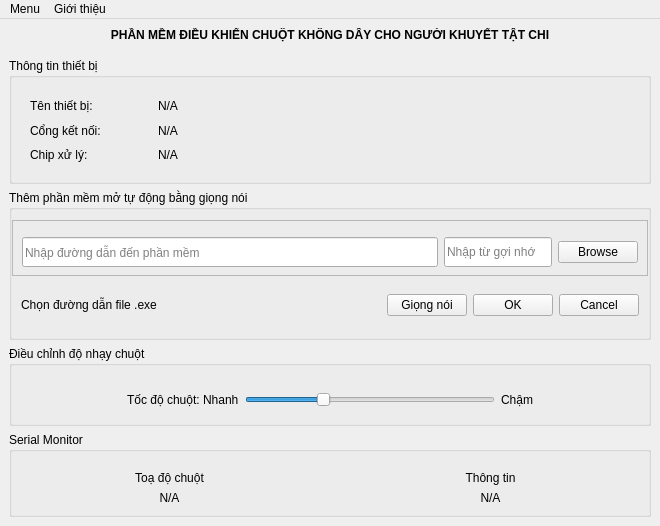
<?xml version="1.0" encoding="UTF-8"?>
<ui version="4.0">
 <class>MainWindow</class>
 <widget class="QMainWindow" name="MainWindow">
  <property name="geometry">
   <rect>
    <x>0</x>
    <y>0</y>
    <width>660</width>
    <height>526</height>
   </rect>
  </property>
  <property name="windowTitle">
   <string>Phần mềm tuỳ chỉnh chuột</string>
  </property>
  <widget class="QWidget" name="centralwidget">
   <property name="minimumSize">
    <size>
     <width>660</width>
     <height>500</height>
    </size>
   </property>
   <layout class="QVBoxLayout" name="verticalLayout">
    <property name="leftMargin">
     <number>0</number>
    </property>
    <property name="topMargin">
     <number>0</number>
    </property>
    <property name="rightMargin">
     <number>0</number>
    </property>
    <property name="bottomMargin">
     <number>0</number>
    </property>
    <item>
     <widget class="QWidget" name="widget" native="true">
      <layout class="QVBoxLayout" name="verticalLayout_2">
       <item>
        <widget class="QLabel" name="label">
         <property name="font">
          <font>
           <pointsize>9</pointsize>
           <weight>75</weight>
           <bold>true</bold>
          </font>
         </property>
         <property name="text">
          <string>PHẦN MỀM ĐIỀU KHIỂN CHUỘT KHÔNG DÂY CHO NGƯỜI KHUYẾT TẬT CHI</string>
         </property>
         <property name="alignment">
          <set>Qt::AlignCenter</set>
         </property>
        </widget>
       </item>
       <item>
        <spacer name="verticalSpacer_2">
         <property name="orientation">
          <enum>Qt::Vertical</enum>
         </property>
         <property name="sizeType">
          <enum>QSizePolicy::Fixed</enum>
         </property>
         <property name="sizeHint" stdset="0">
          <size>
           <width>20</width>
           <height>10</height>
          </size>
         </property>
        </spacer>
       </item>
       <item>
        <widget class="QGroupBox" name="groupBox_3">
         <property name="minimumSize">
          <size>
           <width>0</width>
           <height>100</height>
          </size>
         </property>
         <property name="title">
          <string>Thông tin thiết bị</string>
         </property>
         <layout class="QHBoxLayout" name="horizontalLayout" stretch="1,4">
          <item>
           <widget class="QWidget" name="widget_3" native="true">
            <layout class="QVBoxLayout" name="verticalLayout_5">
             <item>
              <widget class="QLabel" name="label_3">
               <property name="minimumSize">
                <size>
                 <width>0</width>
                 <height>20</height>
                </size>
               </property>
               <property name="text">
                <string>Tên thiết bị:</string>
               </property>
              </widget>
             </item>
             <item>
              <widget class="QLabel" name="label_4">
               <property name="minimumSize">
                <size>
                 <width>0</width>
                 <height>20</height>
                </size>
               </property>
               <property name="text">
                <string>Cổng kết nối:</string>
               </property>
              </widget>
             </item>
             <item>
              <widget class="QLabel" name="label_8">
               <property name="minimumSize">
                <size>
                 <width>0</width>
                 <height>20</height>
                </size>
               </property>
               <property name="text">
                <string>Chip xử lý:</string>
               </property>
              </widget>
             </item>
            </layout>
           </widget>
          </item>
          <item>
           <widget class="QWidget" name="widget_4" native="true">
            <layout class="QVBoxLayout" name="verticalLayout_6">
             <item>
              <widget class="QLabel" name="label_7">
               <property name="minimumSize">
                <size>
                 <width>0</width>
                 <height>20</height>
                </size>
               </property>
               <property name="text">
                <string>N/A</string>
               </property>
              </widget>
             </item>
             <item>
              <widget class="QLabel" name="label_9">
               <property name="minimumSize">
                <size>
                 <width>0</width>
                 <height>20</height>
                </size>
               </property>
               <property name="text">
                <string>N/A</string>
               </property>
              </widget>
             </item>
             <item>
              <widget class="QLabel" name="label_10">
               <property name="minimumSize">
                <size>
                 <width>0</width>
                 <height>20</height>
                </size>
               </property>
               <property name="text">
                <string>N/A</string>
               </property>
              </widget>
             </item>
            </layout>
           </widget>
          </item>
         </layout>
        </widget>
       </item>
       <item>
        <widget class="QGroupBox" name="groupBox_2">
         <property name="minimumSize">
          <size>
           <width>0</width>
           <height>150</height>
          </size>
         </property>
         <property name="font">
          <font>
           <weight>50</weight>
           <bold>false</bold>
          </font>
         </property>
         <property name="title">
          <string>Thêm phần mềm mở tự động bằng giọng nói</string>
         </property>
         <layout class="QVBoxLayout" name="verticalLayout_4">
          <property name="leftMargin">
           <number>0</number>
          </property>
          <property name="topMargin">
           <number>10</number>
          </property>
          <property name="rightMargin">
           <number>0</number>
          </property>
          <property name="bottomMargin">
           <number>0</number>
          </property>
          <item>
           <widget class="QFrame" name="frame">
            <property name="frameShape">
             <enum>QFrame::StyledPanel</enum>
            </property>
            <property name="frameShadow">
             <enum>QFrame::Raised</enum>
            </property>
            <layout class="QHBoxLayout" name="horizontalLayout_2" stretch="5,0,0">
             <property name="topMargin">
              <number>9</number>
             </property>
             <property name="bottomMargin">
              <number>0</number>
             </property>
             <item>
              <widget class="QLineEdit" name="lineEdit">
               <property name="minimumSize">
                <size>
                 <width>0</width>
                 <height>30</height>
                </size>
               </property>
               <property name="inputMask">
                <string/>
               </property>
               <property name="echoMode">
                <enum>QLineEdit::Normal</enum>
               </property>
               <property name="readOnly">
                <bool>true</bool>
               </property>
               <property name="placeholderText">
                <string>Nhập đường dẫn đến phần mềm</string>
               </property>
              </widget>
             </item>
             <item>
              <widget class="QLineEdit" name="lineEdit_2">
               <property name="minimumSize">
                <size>
                 <width>40</width>
                 <height>30</height>
                </size>
               </property>
               <property name="placeholderText">
                <string>Nhập từ gợi nhớ</string>
               </property>
              </widget>
             </item>
             <item>
              <widget class="QPushButton" name="pushButton">
               <property name="text">
                <string>Browse</string>
               </property>
              </widget>
             </item>
            </layout>
           </widget>
          </item>
          <item>
           <widget class="QWidget" name="widget_2" native="true">
            <layout class="QHBoxLayout" name="horizontalLayout_3">
             <property name="topMargin">
              <number>0</number>
             </property>
             <item>
              <widget class="QLabel" name="label_2">
               <property name="text">
                <string>Chọn đường dẫn file .exe</string>
               </property>
              </widget>
             </item>
             <item>
              <spacer name="horizontalSpacer">
               <property name="orientation">
                <enum>Qt::Horizontal</enum>
               </property>
               <property name="sizeHint" stdset="0">
                <size>
                 <width>40</width>
                 <height>20</height>
                </size>
               </property>
              </spacer>
             </item>
             <item>
              <widget class="QLabel" name="label_11">
               <property name="minimumSize">
                <size>
                 <width>50</width>
                 <height>0</height>
                </size>
               </property>
               <property name="text">
                <string/>
               </property>
              </widget>
             </item>
             <item>
              <widget class="QPushButton" name="pushButton_4">
               <property name="text">
                <string>Giọng nói</string>
               </property>
              </widget>
             </item>
             <item>
              <widget class="QPushButton" name="pushButton_2">
               <property name="text">
                <string>OK</string>
               </property>
              </widget>
             </item>
             <item>
              <widget class="QPushButton" name="pushButton_3">
               <property name="text">
                <string>Cancel</string>
               </property>
              </widget>
             </item>
            </layout>
           </widget>
          </item>
         </layout>
        </widget>
       </item>
       <item>
        <widget class="QGroupBox" name="groupBox">
         <property name="minimumSize">
          <size>
           <width>0</width>
           <height>80</height>
          </size>
         </property>
         <property name="title">
          <string>Điều chỉnh độ nhạy chuột</string>
         </property>
         <layout class="QVBoxLayout" name="verticalLayout_3">
          <property name="leftMargin">
           <number>0</number>
          </property>
          <property name="topMargin">
           <number>10</number>
          </property>
          <property name="rightMargin">
           <number>0</number>
          </property>
          <property name="bottomMargin">
           <number>0</number>
          </property>
          <item>
           <widget class="QWidget" name="widget_5" native="true">
            <layout class="QHBoxLayout" name="horizontalLayout_5">
             <item>
              <spacer name="horizontalSpacer_2">
               <property name="orientation">
                <enum>Qt::Horizontal</enum>
               </property>
               <property name="sizeHint" stdset="0">
                <size>
                 <width>40</width>
                 <height>20</height>
                </size>
               </property>
              </spacer>
             </item>
             <item>
              <widget class="QLabel" name="label_5">
               <property name="text">
                <string>Tốc độ chuột: Nhanh</string>
               </property>
              </widget>
             </item>
             <item>
              <widget class="QSlider" name="horizontalSlider">
               <property name="minimumSize">
                <size>
                 <width>250</width>
                 <height>0</height>
                </size>
               </property>
               <property name="maximum">
                <number>100</number>
               </property>
               <property name="sliderPosition">
                <number>30</number>
               </property>
               <property name="orientation">
                <enum>Qt::Horizontal</enum>
               </property>
              </widget>
             </item>
             <item>
              <widget class="QLabel" name="label_6">
               <property name="text">
                <string>Chậm</string>
               </property>
              </widget>
             </item>
             <item>
              <spacer name="horizontalSpacer_3">
               <property name="orientation">
                <enum>Qt::Horizontal</enum>
               </property>
               <property name="sizeHint" stdset="0">
                <size>
                 <width>40</width>
                 <height>20</height>
                </size>
               </property>
              </spacer>
             </item>
            </layout>
           </widget>
          </item>
         </layout>
        </widget>
       </item>
       <item>
        <widget class="QGroupBox" name="groupBox_4">
         <property name="minimumSize">
          <size>
           <width>0</width>
           <height>0</height>
          </size>
         </property>
         <property name="title">
          <string>Serial Monitor</string>
         </property>
         <layout class="QHBoxLayout" name="horizontalLayout_4">
          <property name="leftMargin">
           <number>0</number>
          </property>
          <property name="topMargin">
           <number>10</number>
          </property>
          <property name="rightMargin">
           <number>0</number>
          </property>
          <property name="bottomMargin">
           <number>0</number>
          </property>
          <item>
           <widget class="QWidget" name="widget_6" native="true">
            <layout class="QVBoxLayout" name="verticalLayout_7">
             <item>
              <widget class="QLabel" name="label_12">
               <property name="text">
                <string>Toạ độ chuột</string>
               </property>
               <property name="alignment">
                <set>Qt::AlignCenter</set>
               </property>
              </widget>
             </item>
             <item>
              <widget class="QLabel" name="label_13">
               <property name="text">
                <string>N/A</string>
               </property>
               <property name="alignment">
                <set>Qt::AlignCenter</set>
               </property>
              </widget>
             </item>
            </layout>
           </widget>
          </item>
          <item>
           <widget class="QWidget" name="widget_7" native="true">
            <layout class="QVBoxLayout" name="verticalLayout_8">
             <item>
              <widget class="QLabel" name="label_14">
               <property name="text">
                <string>Thông tin</string>
               </property>
               <property name="alignment">
                <set>Qt::AlignCenter</set>
               </property>
              </widget>
             </item>
             <item>
              <widget class="QLabel" name="label_15">
               <property name="text">
                <string>N/A</string>
               </property>
               <property name="alignment">
                <set>Qt::AlignCenter</set>
               </property>
              </widget>
             </item>
            </layout>
           </widget>
          </item>
         </layout>
        </widget>
       </item>
      </layout>
     </widget>
    </item>
   </layout>
  </widget>
  <widget class="QMenuBar" name="menuBar">
   <property name="geometry">
    <rect>
     <x>0</x>
     <y>0</y>
     <width>660</width>
     <height>26</height>
    </rect>
   </property>
   <widget class="QMenu" name="menuMenu">
    <property name="title">
     <string>Menu</string>
    </property>
    <addaction name="actionM_ng_d_ng_t_ng"/>
    <addaction name="action_nh_y_chu_t"/>
   </widget>
   <widget class="QMenu" name="menuGi_i_thi_u">
    <property name="title">
     <string>Giới thiệu</string>
    </property>
    <addaction name="separator"/>
    <addaction name="actionV_s_n_ph_m"/>
    <addaction name="actionT_c_gi"/>
   </widget>
   <addaction name="menuMenu"/>
   <addaction name="menuGi_i_thi_u"/>
  </widget>
  <action name="actionV_s_n_ph_m">
   <property name="text">
    <string>Về sản phẩm</string>
   </property>
  </action>
  <action name="actionT_c_gi">
   <property name="text">
    <string>Tác giả</string>
   </property>
  </action>
  <action name="actionM_ng_d_ng_t_ng">
   <property name="text">
    <string>Mở ứng dụng tự động</string>
   </property>
  </action>
  <action name="action_nh_y_chu_t">
   <property name="text">
    <string>Độ nhạy chuột</string>
   </property>
  </action>
 </widget>
 <resources/>
 <connections/>
</ui>
